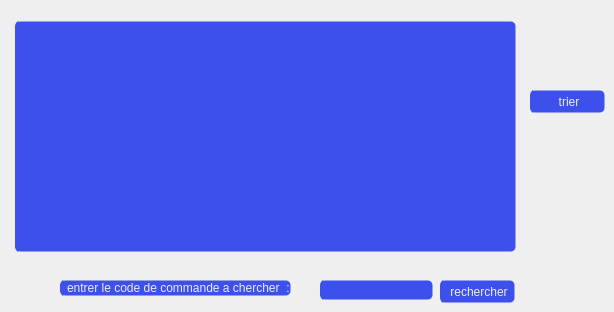
      <widget class="QWidget" name="tab_2">
       <attribute name="title">
        <string>afficher</string>
       </attribute>
       <widget class="QTableView" name="tabcommande">
        <property name="geometry">
         <rect>
          <x>15</x>
          <y>21</y>
          <width>501</width>
          <height>231</height>
         </rect>
        </property>
        <property name="styleSheet">
         <string notr="true">QTableView {
background-image: url(C:/Users/HP/Documents/Health-application/icons/16x16/cil-folder-open.png);
	background-position: left center;

    background-repeat: no-repeat;

	border: 1px solid transparent;
color:rgb(238, 238, 238);
	border-radius: 5px;	
	background-color:#3d50eb;
border-left:4px solid #3d50eb;

}
QTableView:hover {
color:rgb(255, 255, 255);
		background-color: rgb(63, 84, 244);
}
QTableView:pressed {	
	border: 2px solid rgb(55, 74, 214) ;
}</string>
        </property>
       </widget>
       <widget class="QPushButton" name="pushButton_11">
        <property name="geometry">
         <rect>
          <x>530</x>
          <y>90</y>
          <width>75</width>
          <height>23</height>
         </rect>
        </property>
        <property name="styleSheet">
         <string notr="true">QPushButton {
background-image: url(C:/Users/HP/Documents/Health-application/icons/16x16/cil-folder-open.png);
	background-position: left center;

    background-repeat: no-repeat;

	border: 1px solid transparent;
color:rgb(238, 238, 238);
	border-radius: 5px;	
	background-color:#3d50eb;
border-left:4px solid #3d50eb;

}
QPushButton:hover {
color:rgb(255, 255, 255);
		background-color: rgb(63, 84, 244);
}
QPushButton:pressed {	
	border: 2px solid rgb(55, 74, 214) ;
}</string>
        </property>
        <property name="text">
         <string>trier</string>
        </property>
       </widget>
       <widget class="QPushButton" name="pushButton_16">
        <property name="geometry">
         <rect>
          <x>440</x>
          <y>280</y>
          <width>75</width>
          <height>23</height>
         </rect>
        </property>
        <property name="styleSheet">
         <string notr="true">QPushButton {
background-image: url(C:/Users/HP/Documents/Health-application/icons/16x16/cil-folder-open.png);
	background-position: left center;

    background-repeat: no-repeat;

	border: 1px solid transparent;
color:rgb(238, 238, 238);
	border-radius: 5px;	
	background-color:#3d50eb;
border-left:4px solid #3d50eb;

}
QPushButton:hover {
color:rgb(255, 255, 255);
		background-color: rgb(63, 84, 244);
}
QPushButton:pressed {	
	border: 2px solid rgb(55, 74, 214) ;
}</string>
        </property>
        <property name="text">
         <string>rechercher</string>
        </property>
       </widget>
       <widget class="QLineEdit" name="lineEdit_22">
        <property name="geometry">
         <rect>
          <x>320</x>
          <y>280</y>
          <width>113</width>
          <height>20</height>
         </rect>
        </property>
        <property name="styleSheet">
         <string notr="true">QLineEdit {
background-image: url(C:/Users/HP/Documents/Health-application/icons/16x16/cil-folder-open.png);
	background-position: left center;

    background-repeat: no-repeat;

	border: 1px solid transparent;
color:rgb(238, 238, 238);
	border-radius: 5px;	
	background-color:#3d50eb;
border-left:4px solid #3d50eb;

}
QLineEdit:hover {
color:rgb(255, 255, 255);
		background-color: rgb(63, 84, 244);
}
QLineEdit:pressed {	
	border: 2px solid rgb(55, 74, 214) ;
}</string>
        </property>
       </widget>
       <widget class="QLabel" name="label_23">
        <property name="geometry">
         <rect>
          <x>60</x>
          <y>280</y>
          <width>231</width>
          <height>16</height>
         </rect>
        </property>
        <property name="styleSheet">
         <string notr="true">QLabel {
background-image: url(C:/Users/HP/Documents/Health-application/icons/16x16/cil-folder-open.png);
	background-position: left center;

    background-repeat: no-repeat;

	border: 1px solid transparent;
color:rgb(238, 238, 238);
	border-radius: 5px;	
	background-color:#3d50eb;
border-left:4px solid #3d50eb;

}
QLabel:hover {
color:rgb(255, 255, 255);
		background-color: rgb(63, 84, 244);
}
QLabel:pressed {	
	border: 2px solid rgb(55, 74, 214) ;
}</string>
        </property>
        <property name="text">
         <string>entrer le code de commande a chercher  :</string>
        </property>
       </widget>
      </widget>
